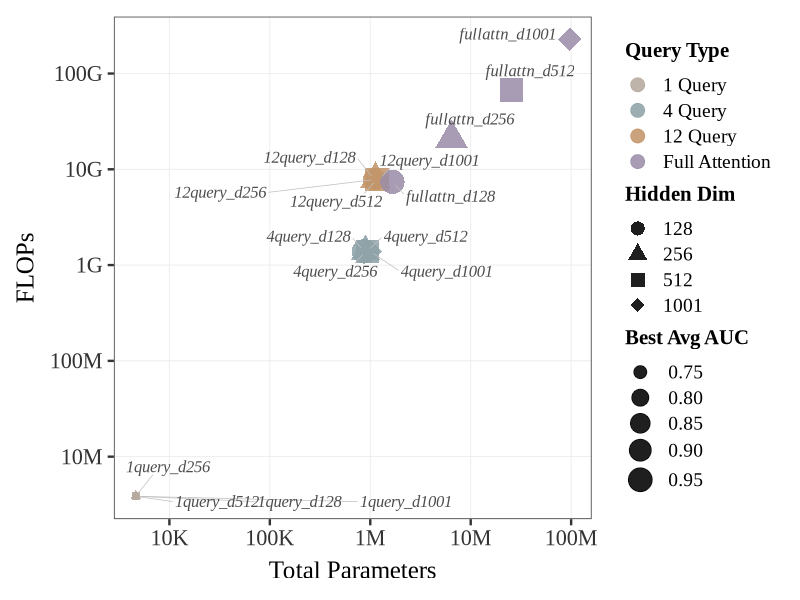
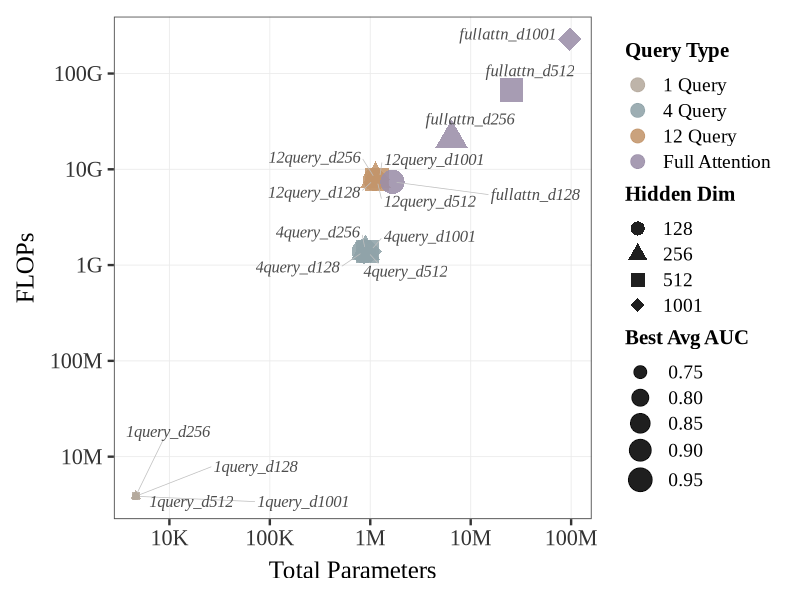

R code for these plots, in order:
# ==============================================================================
# plot_ablation_scatter.R - 消融实验 Params-FLOPs-AUC 散点 / Ablation Params-FLOPs-AUC scatter
# ==============================================================================
#
# 读取 data/ablation_results.csv，将 (query_type, group_query_dim) 组合画在
# log-log 总参数量-FLOPs 平面上，点的大小映射 best_avg_auc，颜色映射 query_type，
# 形状映射 group_query_dim；用 geom_text_repel 标注点。
# Reads data/ablation_results.csv and plots each (query_type, group_query_dim)
# configuration on a log-log total-params vs FLOPs plane; point size encodes
# best_avg_auc, color encodes query_type, shape encodes group_query_dim; labels
# use geom_text_repel to avoid overlap.
#
# 功能模块 / Modules:
# - geom_point (color=query_type, shape=dim, size=AUC): 三重编码散点 / Triple-encoded scatter
# - geom_text_repel: 名称标注 / Label repel
# - scale_x_log10 / scale_y_log10: 双对数坐标 / Log-log axes
#
# 输入 / Inputs:
# - data/ablation_results.csv: 消融实验 (params, flops, auc, query_type, dim)
#
# 输出 / Outputs:
# - output/ablation_scatter.png 与 .pdf: 散点图 / Scatter plot
#
# 数据流 / Data Flow:
# 1. 读 ablation_results.csv / Load CSV
# 2. factor 化 query_type / group_query_dim / Factorize
# 3. ggplot + 3 重编码 + repel / Triple-encode + repel
# 4. ggsave / Save
#
# 相关文件 / Related Files:
# - 调用 / Calls: ggplot2, dplyr, scales, ggrepel
# - 被调用 / Called by: 消融实验流水线 / Ablation experiment pipeline
#
# 使用示例 / Usage Example:
#     Rscript ipynb/plot_ablation_scatter.R
#
# ==============================================================================

library(ggplot2)
library(dplyr)
library(scales)
library(ggrepel)

# ── Read data ────────────────────────────────────────────────────────────
df <- read.csv("data/ablation_results.csv", stringsAsFactors = FALSE)

df$group_query_dim <- factor(df$group_query_dim, levels = c(128, 256, 512, 1001))
df$query_type <- factor(df$query_type, levels = c("1query", "4query", "12query", "fullattn"))

# ── Morandi palette ──────────────────────────────────────────────────────
morandi_colors <- c(
  "1query"   = "#B5A99D",
  "4query"   = "#8FA3A8",
  "12query"  = "#C2956B",
  "fullattn" = "#9B8EA8"
)

# ── Shape mapping for dimension ──────────────────────────────────────────
dim_shapes <- c("128" = 16, "256" = 17, "512" = 15, "1001" = 18)

# ── Build plot ───────────────────────────────────────────────────────────
p <- ggplot(df, aes(x = total_params, y = flops)) +

  # bubbles: size = AUC
  geom_point(
    aes(colour = query_type, shape = group_query_dim, size = best_avg_auc),
    alpha = 0.88, stroke = 0.4
  ) +

  # labels with repulsion
  geom_text_repel(
    aes(label = name),
    size = 4.2, family = "Times New Roman",
    colour = "grey30", fontface = "italic",
    segment.colour = "grey75", segment.size = 0.25,
    max.overlaps = 20, box.padding = 0.6, point.padding = 0.3
  ) +

  # Scales
  scale_colour_manual(
    values = morandi_colors,
    name  = "Query Type",
    labels = c("1 Query", "4 Query", "12 Query", "Full Attention")
  ) +
  scale_shape_manual(
    values = dim_shapes,
    name   = "Hidden Dim",
    labels = c("128", "256", "512", "1001")
  ) +
  scale_size_continuous(
    name   = "Best Avg AUC",
    range  = c(2.5, 8),
    breaks = c(0.75, 0.80, 0.85, 0.90, 0.95),
    labels = function(x) sprintf("%.2f", x)
  ) +
  scale_x_log10(
    name   = "Total Parameters",
    breaks = 10^c(3, 4, 5, 6, 7, 8),
    labels = c("1K", "10K", "100K", "1M", "10M", "100M")
  ) +
  scale_y_log10(
    name   = "FLOPs",
    breaks = 10^c(6, 7, 8, 9, 10, 11, 12),
    labels = c("1M", "10M", "100M", "1G", "10G", "100G", "1T")
  ) +

  # Theme
  theme_bw(base_size = 18, base_family = "Times New Roman") +
  theme(
    legend.position      = "right",
    legend.title         = element_text(size = 15, face = "bold"),
    legend.text          = element_text(size = 14),
    legend.key.size      = unit(0.65, "cm"),
    legend.spacing.y     = unit(0.25, "cm"),
    legend.margin        = margin(l = 6, r = 6),

    axis.title           = element_text(size = 18),
    axis.title.y         = element_text(margin = margin(r = 8)),
    axis.title.x         = element_text(margin = margin(t = 8)),
    axis.text            = element_text(size = 16, colour = "grey20"),

    panel.grid.major     = element_line(colour = "grey92", linewidth = 0.3),
    panel.grid.minor     = element_blank(),
    panel.border         = element_rect(linewidth = 0.6, colour = "grey30"),
    plot.margin          = margin(t = 12, r = 15, b = 12, l = 12)
  ) +
  guides(
    colour = guide_legend(order = 1, override.aes = list(size = 4.5)),
    shape  = guide_legend(order = 2, override.aes = list(size = 4.5)),
    size   = guide_legend(order = 3)
  )

# ── Save ──────────────────────────────────────────────────────────────────
ggsave("png4/ablation_scatter.pdf", p,
       width = 11, height = 7.5, dpi = 300, device = cairo_pdf)
ggsave("png4/ablation_scatter.png", p,
       width = 11, height = 7.5, dpi = 300, device = "png", type = "cairo")

cat("Done: png4/ablation_scatter.pdf and .png saved.\n")
